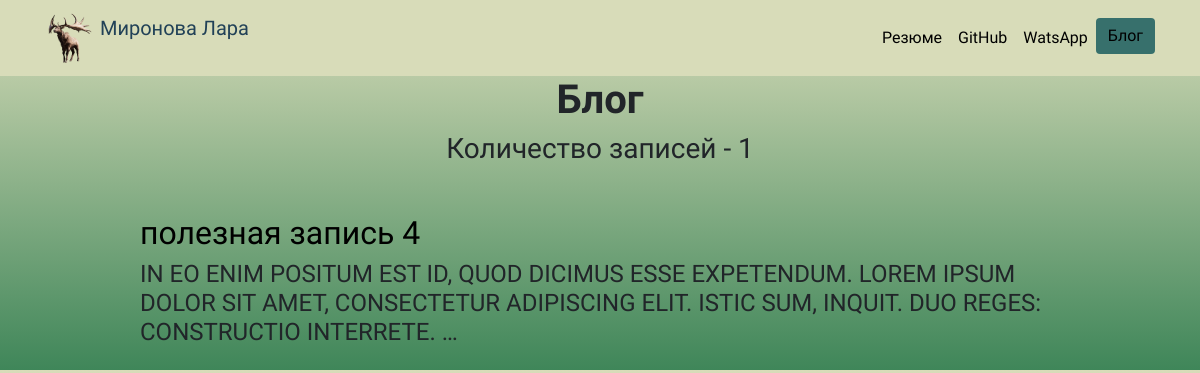
Screenshot of /blog/ with the database file from the repository.
### blog/models.py (models this page shows, shortened)
class Blog(models.Model):
    title = models.CharField(max_length=100)
    text=models.TextField(blank=True)
    time_create = models.DateTimeField(auto_now_add=True, verbose_name='Время создания')
    class Meta:
        verbose_name='Блог'
        verbose_name_plural='Блог'

### blog/views.py (the view)
# urls.py: path('', views.all_blogs, name='all_blogs'),
def all_blogs(request):
    blogs = Blog.objects.order_by('-time_create')
    return render(request, 'blog/all_blogs.html', {'blogs': blogs})

### blog/templates/blog/all_blogs.html (shortened to what this page needs)
{% extends 'portfolio/base.html' %}
{% load static %}
{% block content %}
<h1 id="blogtitle" class="font-weight-bold text-center">Блог</h1>
<h3 class="text-center mb-5">Количество записей - {{ blogs.count }}</h3>
{% for blog in blogs %}
<div class="row justify-content-center my-3">
  <div class="col-md-10">
    <a  href="{% url 'blog:detail' blog.id %}">
      <h2>{{ blog.title }}</h2>
    </a>
    <h4>{{ blog.text|striptags|truncatewords:25 }}</h4>
  </div>
</div>
{% endfor %}
{% endblock %}

### portfolio/static/portfolio/custom.css (style rules this page uses)
a { color: rgba(0,0,0,1) !important; }
body { font-family: 'Comfortaa', cursive; }
body { background:-moz-linear-gradient(top, #d8dcb9, #3f8659); background:-webkit-linear-gradient(top, #d8dcb9, #3f8659); background:-o-linear-gradient(top, #d8dcb9, #3f8659); background:-ms-linear-gradient(top, #d8dcb9, #3f8659); }

### rows the page displays
Blog: title "полезная запись 4", text "IN EO ENIM POSITUM EST ID, QUOD DICIMUS ESSE EXPETENDUM. LOREM IPSUM DOLOR SIT AMET, CONSECTETUR ADIPISCING ELIT. ISTIC SUM, INQUIT. DUO REGES: CONSTRUCTIO INTERRETE. …"

### other values shown
{{ blogs.count }} "1"
